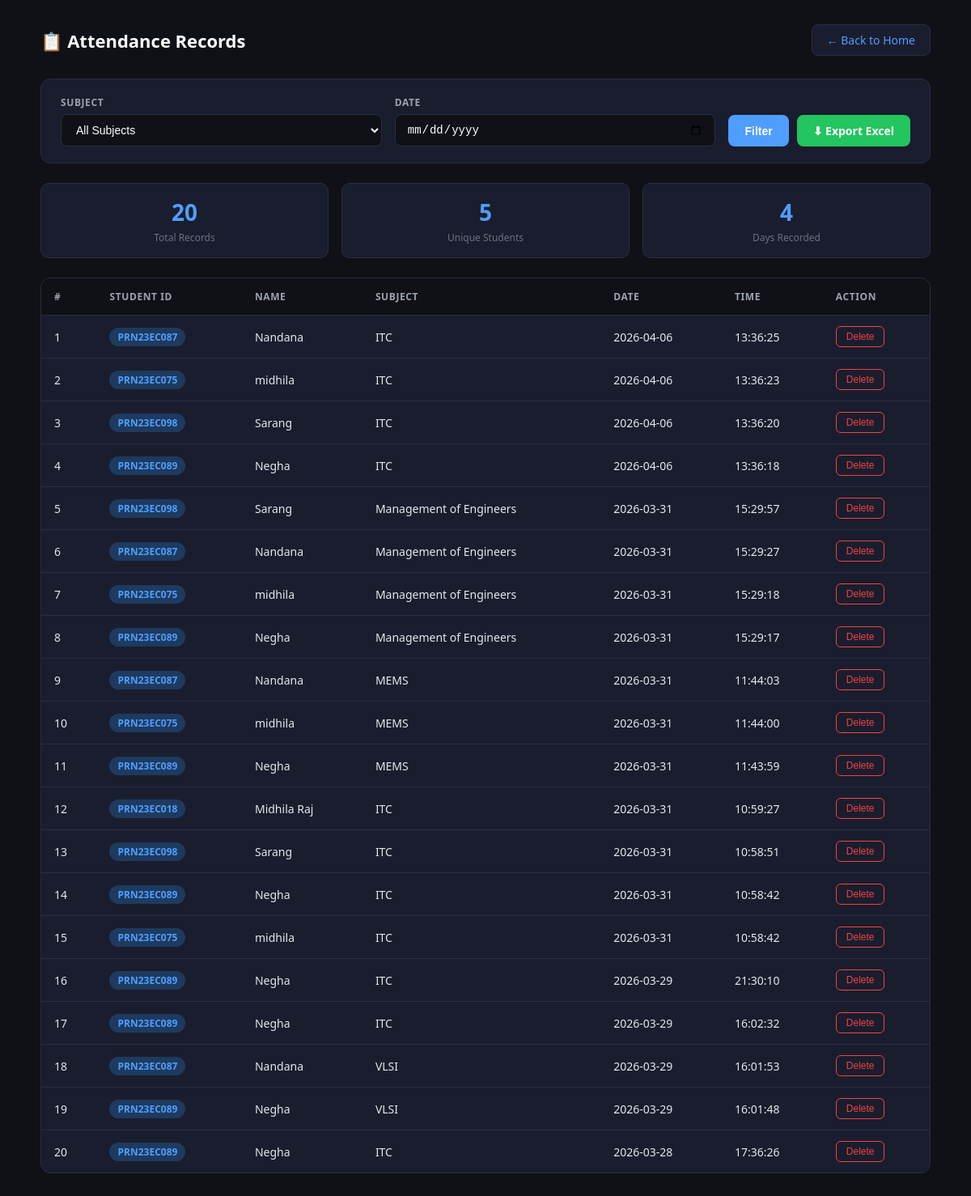
The app's page /attendance with its own data.
### tables this page shows
CREATE TABLE attendance (
            id           INTEGER PRIMARY KEY AUTOINCREMENT,
            session_id   TEXT NOT NULL,
            student_id   TEXT NOT NULL,
            student_name TEXT NOT NULL,
            subject      TEXT NOT NULL,
            date         TEXT NOT NULL,
            time         TEXT NOT NULL,
            marked_by    TEXT NOT NULL
        );

### app2.py (the view)
@app.route("/attendance")
def view_attendance():
    subject     = request.args.get("subject", "")
    date_filter = request.args.get("date", "")
    subjects    = get_subjects()
    records     = get_attendance(subject or None, date_filter or None)
    today       = date.today().strftime("%Y-%m-%d")
    return render_template("attendance2.html",
                           records=records,
                           subjects=subjects,
                           selected_subject=subject,
                           selected_date=date_filter,
                           today=today)

### database2.py (called while the page is built)
def get_connection():
    conn = sqlite3.connect(DATABASE_FILE)
    conn.row_factory = sqlite3.Row
    return conn

def get_subjects():
    conn = get_connection()
    subjects = conn.execute("SELECT DISTINCT subject FROM teachers").fetchall()
    conn.close()
    return [row["subject"] for row in subjects]

def get_attendance(subject=None, date_filter=None):
    conn   = get_connection()
    query  = "SELECT * FROM attendance WHERE 1=1"
    params = []
    if subject:
        query += " AND subject = ?"
        params.append(subject)
    if date_filter:
        query += " AND date = ?"
        params.append(date_filter)
    query += " ORDER BY date DESC, time DESC"
    records = conn.execute(query, params).fetchall()
    conn.close()
    return records

### templates/Attendance2.html (shortened to what this page needs)
<!DOCTYPE html>
<html lang="en">
<head>
</head>
<body>
<div class="container">
    <header>
        <h1>📋 Attendance Records</h1>
        <a href="/" class="back-btn">← Back to Home</a>
    </header>
    <form method="GET" action="/attendance">
        <div class="filter-bar">
            <div class="filter-group">
                <label>Subject</label>
                <select name="subject">
                    <option value="">All Subjects</option>
                </select>
            </div>
            <div class="filter-group">
                <label>Date</label>
                <input type="date" name="date" value="{{ selected_date }}" max="{{ today }}">
            </div>
            <div class="filter-actions">
                <button type="submit" class="btn-filter">Filter</button>
                <a href="/export?subject={{ selected_subject }}&date={{ selected_date }}"
                   class="btn-export">⬇ Export Excel</a>
            </div>
        </div>
    </form>
    <div class="stats">
        <div class="stat-card">
            <div class="number">{{ records | length }}</div>
            <div class="label">Total Records</div>
        </div>
        <div class="stat-card">
            <div class="number">{{ records | map(attribute='student_id') | list | unique | list | length }}</div>
            <div class="label">Unique Students</div>
        </div>
        <div class="stat-card">
            <div class="number">{{ records | map(attribute='date') | list | unique | list | length }}</div>
            <div class="label">Days Recorded</div>
        </div>
    </div>
    <div class="table-wrap">
        {% if records %}
        <table>
            <thead>
                <tr>
                    <th>#</th>
                    <th>Student ID</th>
                    <th>Name</th>
                    <th>Subject</th>
                    <th>Date</th>
                    <th>Time</th>
                    <th>Action</th>
                </tr>
            </thead>
            <tbody>
                {% for r in records %}
                <tr>
                    <td>{{ loop.index }}</td>
                    <td><span class="badge">{{ r.student_id }}</span></td>
                    <td>{{ r.student_name }}</td>
                    <td>{{ r.subject }}</td>
                    <td>{{ r.date }}</td>
                    <td>{{ r.time }}</td>
                    <td>
                        <form method="POST" action="/delete/{{ r.id }}"
                              onsubmit="return confirm('Delete this record?')">
                            <button type="submit" class="btn-delete">Delete</button>
                        </form>
                    </td>
                </tr>
                {% endfor %}
            </tbody>
        </table>
        {% else %}
        <div class="empty-state">
            <div style="font-size:48px">📭</div>
            <p>No attendance records found.</p>
        </div>
        {% endif %}
    </div>
</div>
</body>
</html>

### templates/Attendance2.html (style rules this page uses)
* { margin: 0; padding: 0; box-sizing: border-box; }
body { font-family: 'Segoe UI', sans-serif; background: #0f1117; color: #ffffff; min-height: 100vh; padding: 30px 20px; }
.container { max-width: 1100px; margin: 0 auto; }
header { display: flex; justify-content: space-between; align-items: center; margin-bottom: 28px; }
header h1 { font-size: 22px; font-weight: 700; }
.back-btn { background: #1a1d2e; color: #4f9eff; border: 1px solid #2a2d3e; padding: 9px 18px; border-radius: 8px; font-size: 14px; cursor: pointer; text-decoration: none; font-weight: 500; transition: background 0.2s; }
.filter-bar { background: #1a1d2e; border: 1px solid #2a2d3e; border-radius: 12px; padding: 20px 24px; display: flex; gap: 16px; align-items: flex-end; margin-bottom: 24px; flex-wrap: wrap; }
.filter-group { display: flex; flex-direction: column; gap: 6px; flex: 1; min-width: 160px; }
.filter-group label { font-size: 12px; font-weight: 600; color: #9ca3af; text-transform: uppercase; letter-spacing: 0.05em; }
select, input[type="date"] { padding: 10px 14px; background: #0f1117; border: 1px solid #2a2d3e; border-radius: 8px; color: #ffffff; font-size: 14px; outline: none; cursor: pointer; }
.filter-actions { display: flex; gap: 10px; }
.btn-filter { padding: 10px 20px; background: #4f9eff; color: white; border: none; border-radius: 8px; font-size: 14px; font-weight: 600; cursor: pointer; transition: background 0.2s; }
.btn-export { padding: 10px 20px; background: #22c55e; color: white; border: none; border-radius: 8px; font-size: 14px; font-weight: 600; cursor: pointer; text-decoration: none; transition: background 0.2s; }
.stats { display: flex; gap: 16px; margin-bottom: 24px; }
.stat-card { background: #1a1d2e; border: 1px solid #2a2d3e; border-radius: 10px; padding: 16px 24px; flex: 1; text-align: center; }
.stat-card .number { font-size: 28px; font-weight: 700; color: #4f9eff; }
.stat-card .label { font-size: 12px; color: #6b7280; margin-top: 4px; }
.table-wrap { background: #1a1d2e; border: 1px solid #2a2d3e; border-radius: 12px; overflow: hidden; }
table { width: 100%; border-collapse: collapse; }
thead th { background: #0f1117; padding: 14px 16px; text-align: left; font-size: 12px; font-weight: 600; color: #9ca3af; text-transform: uppercase; letter-spacing: 0.05em; }
tbody tr { border-top: 1px solid #2a2d3e; transition: background 0.15s; }
tbody td { padding: 13px 16px; font-size: 14px; color: #e5e7eb; }
.badge { display: inline-block; padding: 3px 10px; border-radius: 20px; font-size: 12px; font-weight: 600; background: #1e3a5f; color: #4f9eff; }
.btn-delete { background: transparent; color: #ef4444; border: 1px solid #ef4444; padding: 5px 12px; border-radius: 6px; font-size: 12px; cursor: pointer; transition: background 0.2s; }

### records on screen
attendance: student_id "PRN23EC087", student_name "Nandana", subject "ITC", date "2026-04-06", time "13:36:25"
attendance: student_id "PRN23EC075", student_name "midhila", subject "ITC", date "2026-04-06", time "13:36:23"
attendance: student_id "PRN23EC098", student_name "Sarang", subject "ITC", date "2026-04-06", time "13:36:20"
attendance: student_id "PRN23EC089", student_name "Negha", subject "ITC", date "2026-04-06", time "13:36:18"
attendance: student_id "PRN23EC098", student_name "Sarang", subject "Management of Engineers", date "2026-03-31", time "15:29:57"
attendance: student_id "PRN23EC087", student_name "Nandana", subject "Management of Engineers", date "2026-03-31", time "15:29:27"
attendance: student_id "PRN23EC075", student_name "midhila", subject "Management of Engineers", date "2026-03-31", time "15:29:18"
attendance: student_id "PRN23EC089", student_name "Negha", subject "Management of Engineers", date "2026-03-31", time "15:29:17"
attendance: student_id "PRN23EC087", student_name "Nandana", subject "MEMS", date "2026-03-31", time "11:44:03"
attendance: student_id "PRN23EC075", student_name "midhila", subject "MEMS", date "2026-03-31", time "11:44:00"
attendance: student_id "PRN23EC089", student_name "Negha", subject "MEMS", date "2026-03-31", time "11:43:59"
attendance: student_id "PRN23EC018", student_name "Midhila Raj", subject "ITC", date "2026-03-31", time "10:59:27"
attendance: student_id "PRN23EC098", student_name "Sarang", subject "ITC", date "2026-03-31", time "10:58:51"
attendance: student_id "PRN23EC089", student_name "Negha", subject "ITC", date "2026-03-31", time "10:58:42"
attendance: student_id "PRN23EC075", student_name "midhila", subject "ITC", date "2026-03-31", time "10:58:42"
attendance: student_id "PRN23EC089", student_name "Negha", subject "ITC", date "2026-03-29", time "21:30:10"
attendance: student_id "PRN23EC089", student_name "Negha", subject "ITC", date "2026-03-29", time "16:02:32"
attendance: student_id "PRN23EC087", student_name "Nandana", subject "VLSI", date "2026-03-29", time "16:01:53"
attendance: student_id "PRN23EC089", student_name "Negha", subject "VLSI", date "2026-03-29", time "16:01:48"
attendance: student_id "PRN23EC089", student_name "Negha", subject "ITC", date "2026-03-28", time "17:36:26"

### other values on screen
{{ records | length }} "20"
{{ records | map(attribute='student_id') | list | unique | list | length }} "5"
{{ records | map(attribute='date') | list | unique | list | length }} "4"
